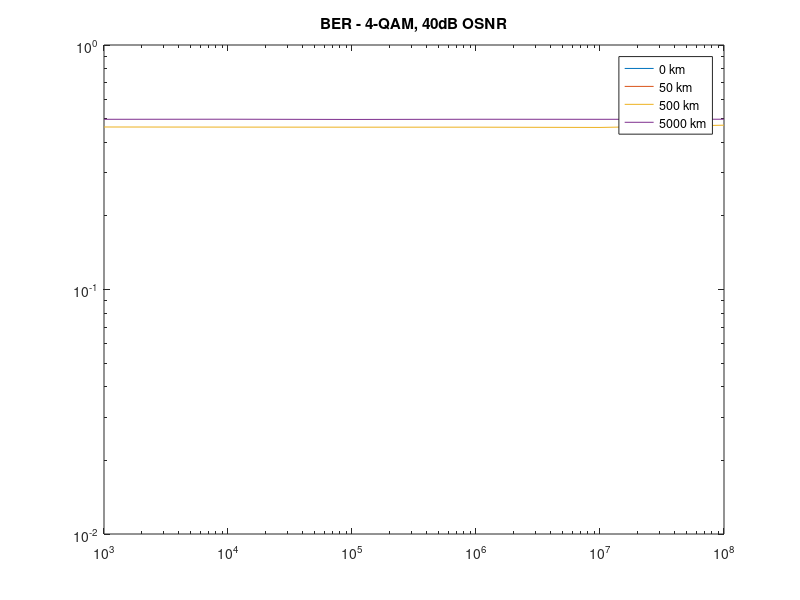
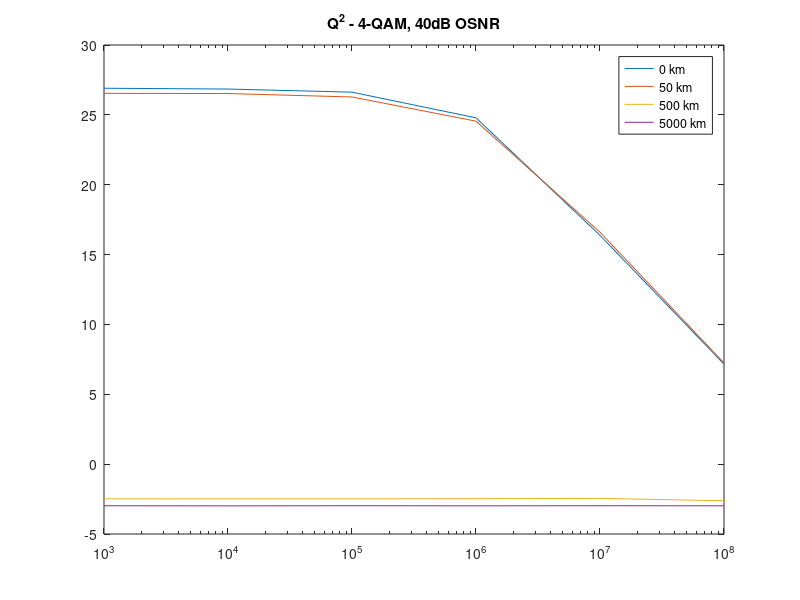
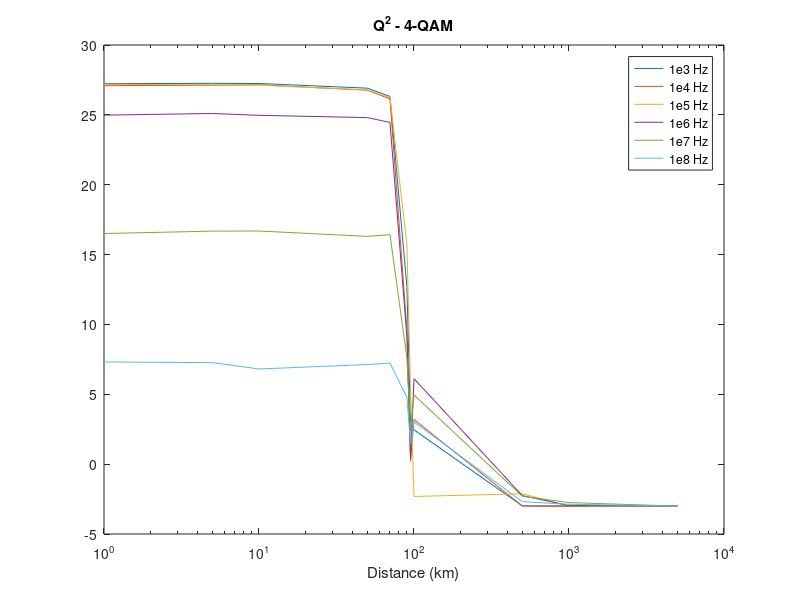
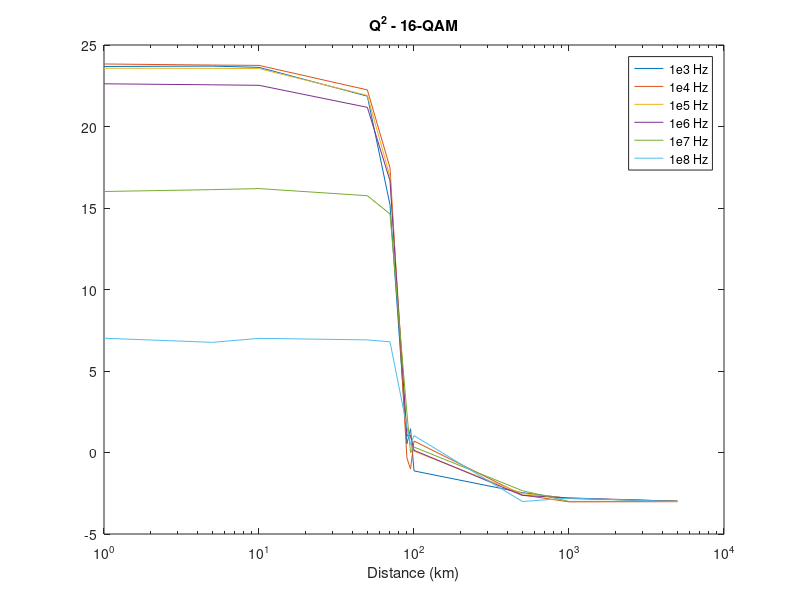

These figures' MATLAB source, in order:
%%%%%%%%%%%%%%%%%%%%%%%%%%%%%%%%%%%%%%%%%%%%%%%%%%%%%%%%%%%%%%%%%%%%%%%%%%%
%                         Final Year Project                              %
%                               2020                                      %
%%%%%%%%%%%%%%%%%%%%%%%%%%%%%%%%%%%%%%%%%%%%%%%%%%%%%%%%%%%%%%%%%%%%%%%%%%%
% Written by: Emily Harrison (ID: 28761537)
% Supervised by: Dr Bill Corcoran

% PROJECT AIM: simulate an optical communications system that uses Optical
% Injection Locking to improve the reliability of the system

% THE PROJECT focuses on M-QAM signals, where M is between 4 and 64. It
% uses linewidths ranging from 1kHz to 100MHz.

% THIS SCRIPT intends to show a comparison between the performance of Q
% and BER across multiple transmission distances, at each QAM level for a
% smaller number of laser linewidths each.

%% Housekeeping
close all; clear all; clc;

Laser = [1e3, 1e4, 1e5, 1e6, 1e7, 1e8];

%% 4-QAM
% Results for 0km
BER4_0 = [0, 0, 0, 0, 0, 0.039285];
Q4_0 = [26.9054, 26.8481, 26.6247, 24.7875, 16.3745, 7.1616];

%Results for 50km
BER4_50 = [0, 0, 0, 0, 0, 0.037923];
Q4_50 = [26.5389, 26.5262, 26.2803, 24.5482, 16.5979, 7.248];

% Results for 500km
BER4_500 = [0.46204, 0.46157, 0.46123, 0.46126, 0.46009, 0.46994];
Q4_500 = [-2.4855, -2.4804, -2.4822, -2.474, -2.451, -2.6195];

BER4_5000 = [0.49678, 0.49714, 0.49605, 0.49694, 0.49674, 0.49712];
Q4_5000 = [-2.9788, -2.9858, -2.977, -2.9828, -2.9772, -2.9817];

figure(1)
loglog(Laser, BER4_0, Laser, BER4_50, Laser, BER4_500, Laser, BER4_5000)
title('BER - 4-QAM, 40dB OSNR')
legend('0 km', '50 km', '500 km', '5000 km')
legend('Location', 'best')

figure(2)
semilogx(Laser, Q4_0, Laser, Q4_50, Laser, Q4_500, Laser, Q4_5000)
ylim([-5 30])
title('Q^2 - 4-QAM, 40dB OSNR')
legend('0 km', '50 km', '500 km', '5000 km')
legend('Location', 'best')

%% Change of View
% After observing this first set of results, I thought it would be
% beneficial to change the way the graphs are shown. I changed to having
% distance on the x-axis to better observe at what distance the signal
% metrics deteriorate
distance = [1, 5, 10, 50, 70, 90, 95, 100, 500, 1000, 5000];

BER4_1e3 = [0, 0, 0, 0, 0, 0.0049547, 0.1031, 0.15705, 0.4957, 0.49833, 0.49746];
Q4_1e3 = [27.2304, 27.2572, 27.2458, 26.9107, 26.3169, 12.6933, 2.9738, ...
    2.4557, -2.9895, -2.987, -2.995];

BER4_1e4 = [0, 0, 0, 0, 0, 0.015404, 0.28892, 0.12118, 0.49829, 0.49901, 0.49583];
Q4_1e4 = [27.0884, 27.1216, 27.1522, 26.7658, 26.1449, 9.5879, 0.20893, ...
    3.1961, -2.9973, -3.026, -2.9673];

BER4_1e5 = [0, 0, 0, 0, 0, 1.1741e-05, 0.066008, 0.26173, 0.42534, 0.49665, 0.49834];
Q4_1e5 = [27.1842, 27.1476, 27.1286, 26.783, 26.2429, 15.6694, 5.1897, ...
    -2.3128, -2.1192, -2.989, -3.0065];

BER4_1e6 = [0, 0, 0, 0, 0, 0.01841, 0.17103, 0.047739, 0.43479, 0.49725, 0.49644];
Q4_1e6 = [24.9799, 25.0989, 24.9657, 24.8045, 24.4563, 9.0848, 0.3874, ...
    6.1139, -2.2514, -2.9718, -2.9959];

BER4_1e7 = [0, 0, 0, 0, 0, 0.026722, 0.16103, 0.070692, 0.45243, 0.47621, 0.49836];
Q4_1e7 = [16.5056, 16.6779, 16.6869, 16.3022, 16.4251, 7.6009, 2.3761, ...
    4.9476, -2.3009, -2.7517, -3.0008];

BER4_1e8 = [0.036702, 0.035798, 0.045297, 0.040929, 0.03844, 0.079921, ...
    0.19327, 0.12235, 0.47313, 0.48833, 0.49587];
Q4_1e8 = [7.3138, 7.2677, 6.8118, 7.1285, 7.2326, 4.7735, 1.4542, 3.0265, ...
    -2.688, -2.8723, -2.9977];

figure (3)
semilogx(distance, Q4_1e3, distance, Q4_1e4, distance, Q4_1e5, distance, ...
    Q4_1e6, distance, Q4_1e7, distance, Q4_1e8)
xlabel('Distance (km)')
title('Q^2 - 4-QAM')
legend('1e3 Hz', '1e4 Hz', '1e5 Hz', '1e6 Hz', '1e7 Hz', '1e8 Hz')
legend('Location', 'best')

%% 16-QAM
BER16_1e3 = [0, 0, 0, 0, 0.0083772, 0.34783, 0.31282, 0.34108, 0.47826, 0.4919, 0.49595];
Q16_1e3 = [23.6834, 23.7058, 23.6279, 21.8618, 15.2038, 0.53424, 1.4556, ...
    -1.1301, -2.4641, -2.8235, -2.9844];

BER16_1e4 = [0, 0, 0, 0, 0.0014735, 0.36479, 0.36451, 0.34144, 0.48381, 0.49734, 0.49652];
Q16_1e4 = [23.8362, 23.7697, 23.7497, 22.2468, 17.4747, -0.33806, -1.0145, ...
    0.70277, -2.6055, -3.0276, -3.0155];

BER16_1e5 = [0, 0, 0, 0, 0.0025008, 0.31473, 0.33598, 0.35134, 0.48134, 0.4913, 0.49845];
Q16_1e5 = [23.5741, 23.5677, 23.5523, 21.9095, 16.9327, 1.0904, 1.0912, ...
    0.074633, -2.5196, -2.8051, -2.9885];

BER16_1e6 = [0, 0, 0, 5.8705e-06, 0.0029, 0.31492, 0.33777, 0.35107, ...
    0.48573, 0.49121, 0.49706];
Q16_1e6 = [22.6205, 22.5567, 22.5274, 21.1761, 16.6774, 1.0173, 1.0507, ...
    0.13536, -2.633, -2.7856, -2.9877];

BER16_1e7 = [0.0069095, 0.0060759, 0.0063108, 0.0074261, 0.01133, 0.26913, ...
    0.35504, 0.36978, 0.47674, 0.49866, 0.49855];
Q16_1e7 = [16.0129, 16.1272, 16.1911, 15.7543, 14.6365, 2.4292, -0.0081742, ...
    0.33207, -2.3412, -3.0019, -2.989];

BER16_1e8 = [0.11555, 0.12012, 0.11464, 0.11632, 0.12016, 0.30529, 0.33989, ...
    0.32755, 0.49702, 0.49086, 0.4988];
Q16_1e8 = [7.0095, 6.7587, 7.004, 6.9077, 6.7908, 1.584, 0.49418, 1.0383, ...
    -3.005, -2.7972, -3.0107];

figure (4)
semilogx(distance, Q16_1e3, distance, Q16_1e4, distance, Q16_1e5, distance, ...
    Q16_1e6, distance, Q16_1e7, distance, Q16_1e8)
xlabel('Distance (km)')
title('Q^2 - 16-QAM')
legend('1e3 Hz', '1e4 Hz', '1e5 Hz', '1e6 Hz', '1e7 Hz', '1e8 Hz')
legend('Location', 'best')
